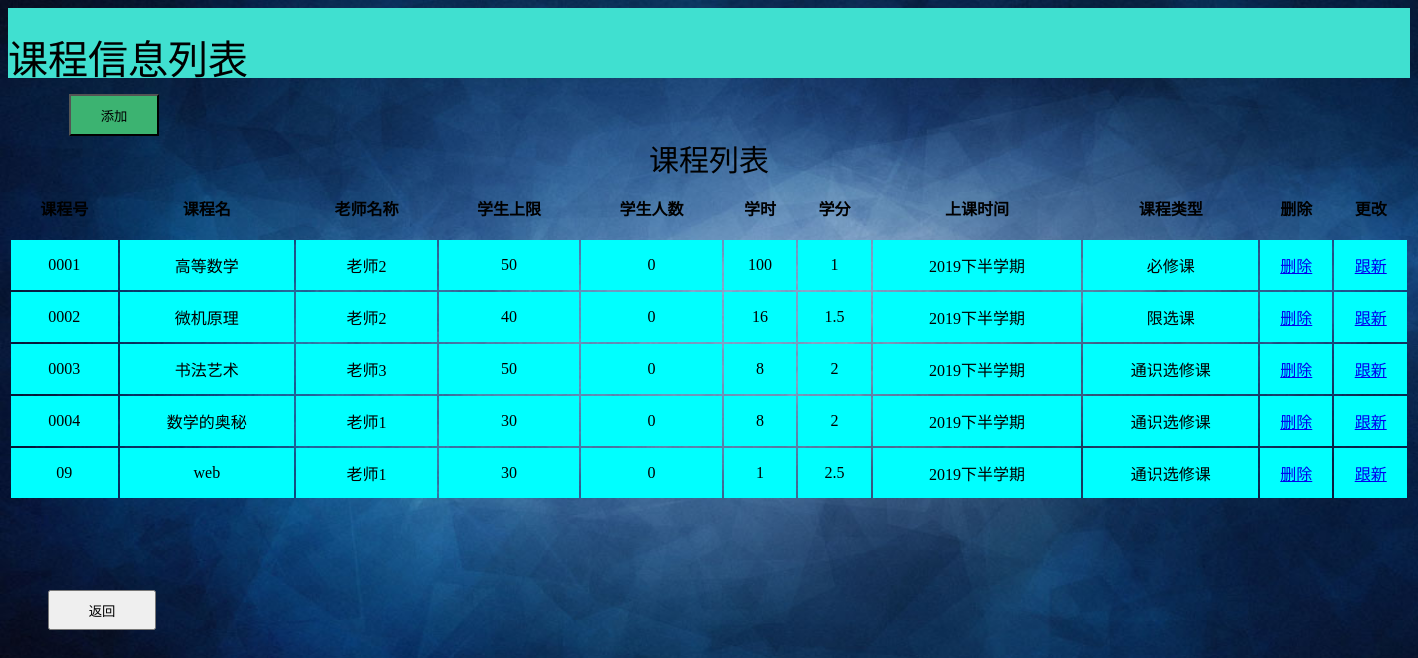
Screenshot of /m_class (signed in) with the database file from the repository.
### tables this page shows
CREATE TABLE course(
   id        text PRIMARY KEY     not null,
   name  text                            not null,
   teacher_id      text                            not null,
   max_num text                         not null,
   stu_num  text                          not null,
   time text                                not null,
   credit text                            not null,
   start_term text                   not null,
   class_type text                    not null
);

CREATE TABLE teacher(
   id        text PRIMARY KEY     not null,
   name  text                            not null,
   sex      text                            not null,
   major text                         not null,
   password    text                     not null
);

### stu_manager_sys.py (the view)
@app.route('/m_class',methods=['GET'])
def m_class():
    id = session['account'];
    name = session['name'];
    sex = session['sex'];
    database = "database\Stu_Message_manger.db"
    conn = sqlite3.connect(database)
    cur = conn.cursor()
    cur.execute("select course.id,course.name,teacher.name,course.max_num,course.stu_num,course.time,course.credit,course.start_term,course.class_type from course,teacher where course.teacher_id = teacher.id");
    result = cur.fetchall()  # 获得查询的结果
    cur.close()
    return render_template('manager_class_list.html', account=session['account'], name=session['name'], sex=session['sex'], class_table=result);

### templates/manager_class_list.html (shortened to what this page needs)
<!DOCTYPE HTML PUBLIC "-//W3C//DTD HTML 4.01 Transitional//EN"
        "http://www.w3.org/TR/html4/loose.dtd">
<html>
<head>
</head>
<body background="{{ url_for('static', filename='pic/background.jpg') }}" style=" background-repeat:no-repeat ;background-size:100% 100%;background-attachment: fixed;">
<div class="top_div">
    <div class="top_txt">课程信息列表</div>
</div>
<TABLE align="center"   width="1400" >
    <a href="/to_add_class">
        <input type="button" class="add_button" value="添加">
    </a>
    <CAPTION class="table_caption">课程列表</CAPTION>
    <TR align="center" height="60px"> <TH>课程号</TH><TH>课程名</TH><TH>老师名称</TH><TH>学生上限</TH><TH>学生人数</TH><TH>学时</TH><TH>学分</TH><TH>上课时间</TH><TH>课程类型</TH><TH>删除</TH><TH>更改</TH></TR>
    {%for item in class_table%}
    <tr align="center" height="50px" bgcolor="aqua">
        {%for a in item%}
        <td>{{a}}</td>
        {% endfor %}
        <td><a href="/class_delete?class_id={{item[0]}}">删除</a></td>
        <td><a href="/to_class_update?class_id={{item[0]}}">跟新</a></td>
    </tr>
    {% endfor %}
</TABLE>
<a href="/back">
    <input type="button" class="button_back" value="返回">
</a>
</body>
</html>

### templates/manager_class_list.html (style rules this page uses)
.top_div { height: 70px; width: 100%; background-color: #40E0D0; }
.top_txt { position: absolute; font-size: 40px; top: 28px; height: 40px; width: 100%; }
.table_caption { height: 40px; font-size: 30px; }
.add_button { background-color: mediumseagreen; height: 42px; width: 90px; margin-top: 16px; margin-left: 61px; }
.button_back { height: 40px; width: 108px; margin-left: 40px; margin-top: 90px; }

### rows the page displays
course: id "0001", name "高等数学", max_num "50", item "0" "1", time "100", start_term "2019下半学期", class_type "必修课"
teacher: name "老师2"
course: id "0002", name "微机原理", max_num "40", item "0", time "16", credit "1.5", start_term "2019下半学期", class_type "限选课"
course: id "0003", name "书法艺术", max_num "50", item "0" "8" "2", start_term "2019下半学期", class_type "通识选修课"
teacher: name "老师3"
course: id "0004", name "数学的奥秘", max_num "30", item "0" "8" "2", start_term "2019下半学期", class_type "通识选修课"
teacher: name "老师1"
course: id "09", name "web", max_num "30", item "0" "1", credit "2.5", start_term "2019下半学期", class_type "通识选修课"
